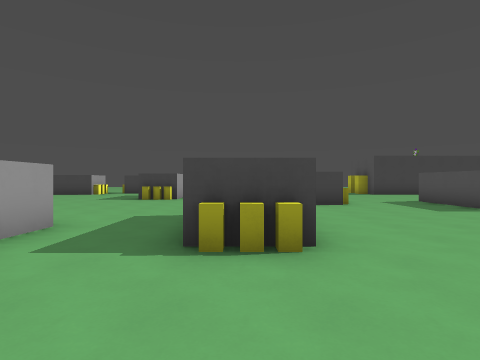
View 1 (above)

24 first-person views from a walk through a level from a Godot 3-D game. The camera is 1.5 m above the floor, looks level and sees 80° across. The floor is counted in squares, 2 m on a side. Each view is taken from the middle of a square. On the plan, view 1 faces up. The plan holds only what a view shows up to about 10 squares ahead; the rest is blank. The place goes on beyond the plan. Flat picture figures and markers are left out. Characters and animated objects are left out. Some surface patterns are stand-ins.

View 2
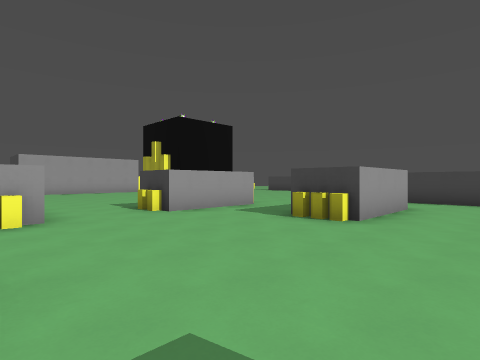

View 3
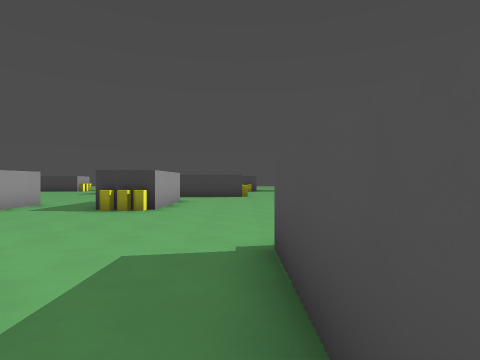

View 4
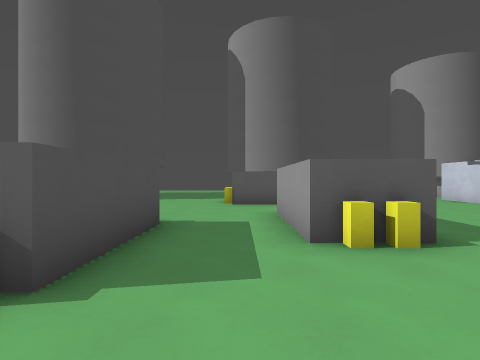

View 5
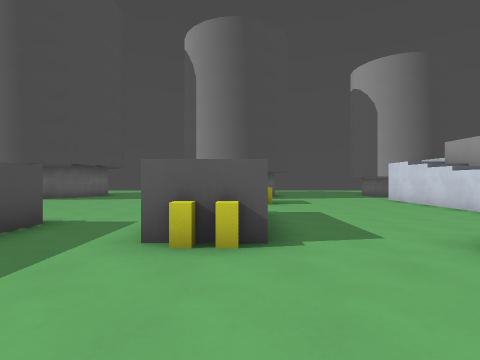

View 6
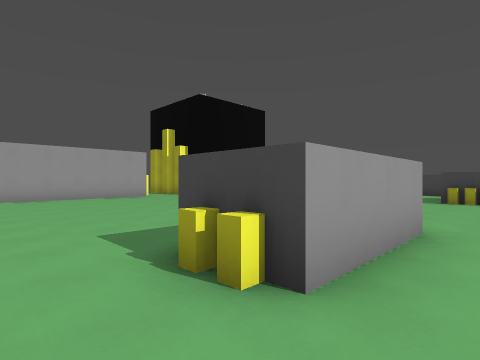

View 7
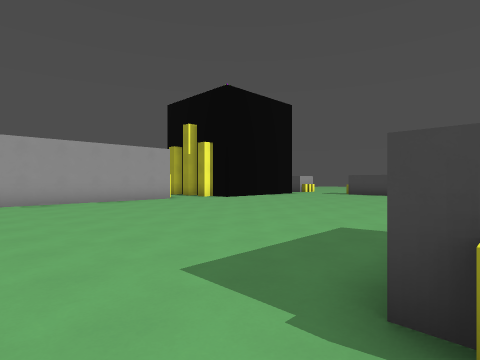

View 8
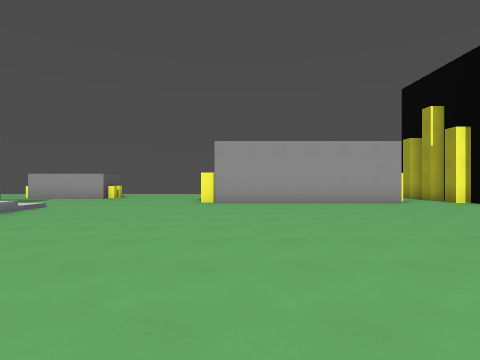

View 9
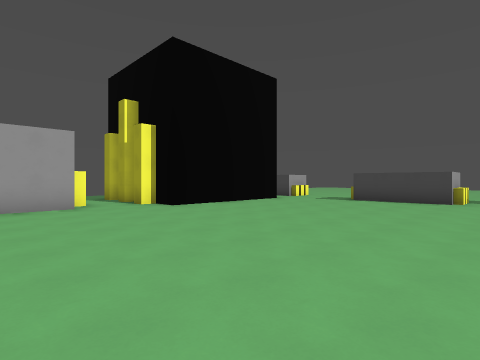

View 10
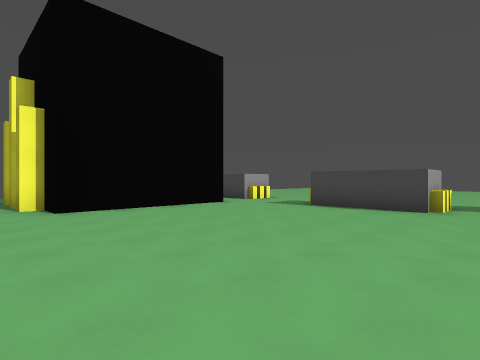

View 11
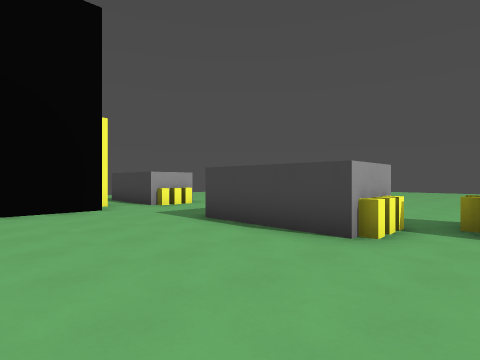

View 12
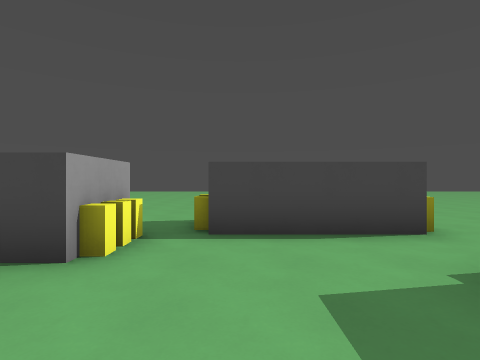

View 13
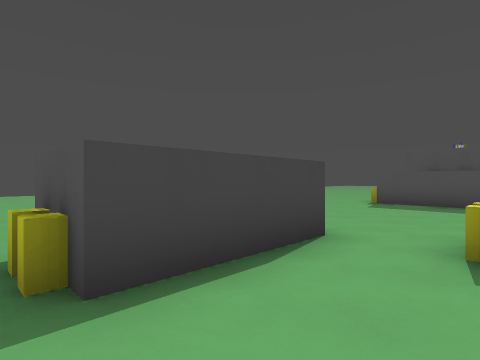

View 14
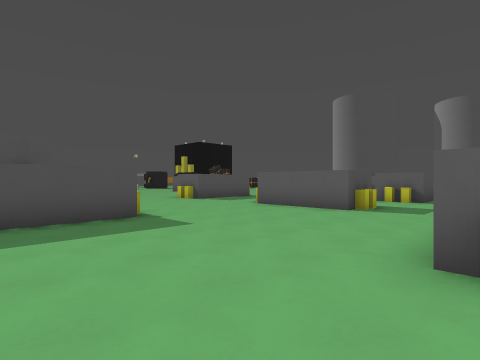

View 15
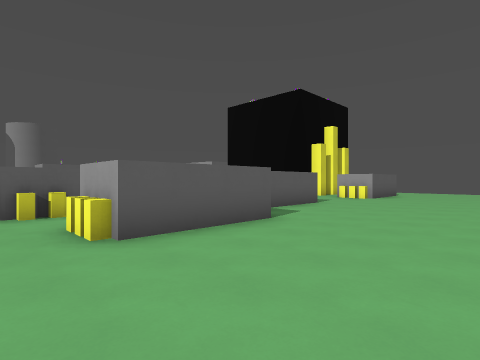

View 16
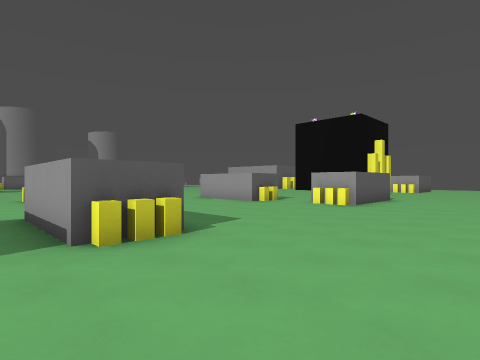

View 17
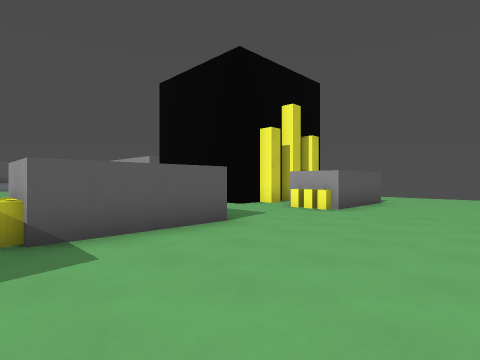

View 18
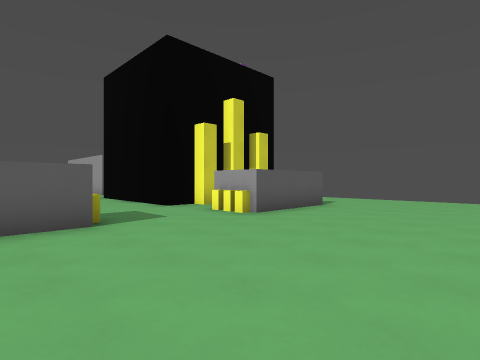

View 19
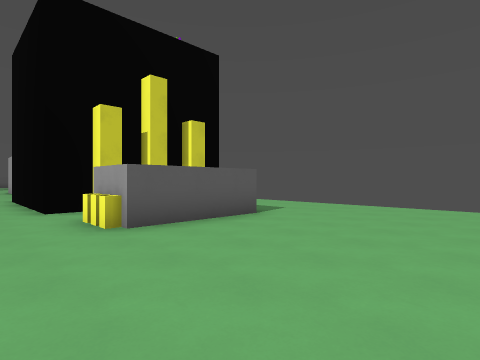

View 20
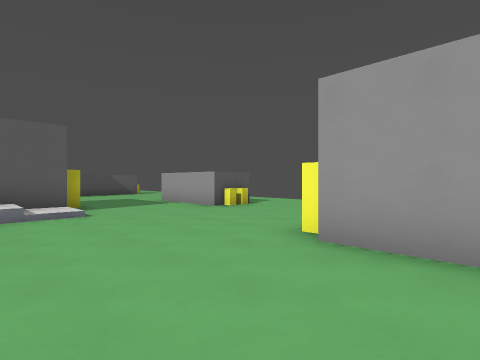

View 21
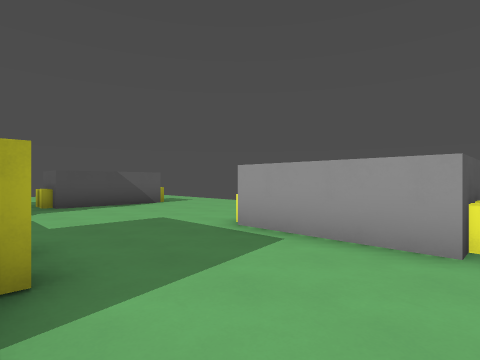

View 22
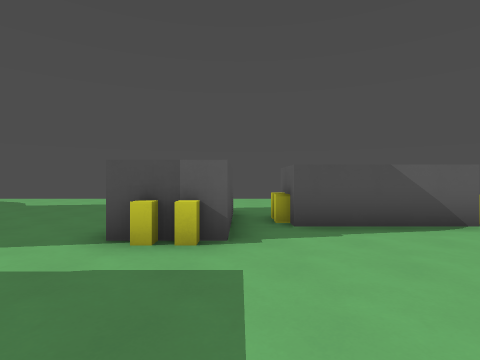

View 23
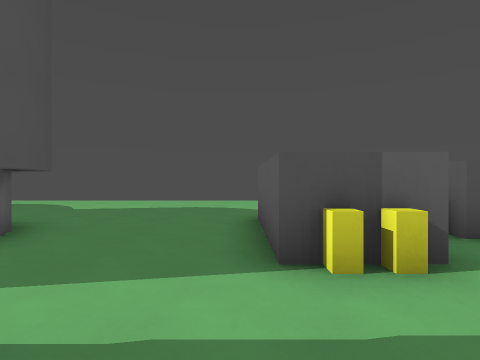

View 24
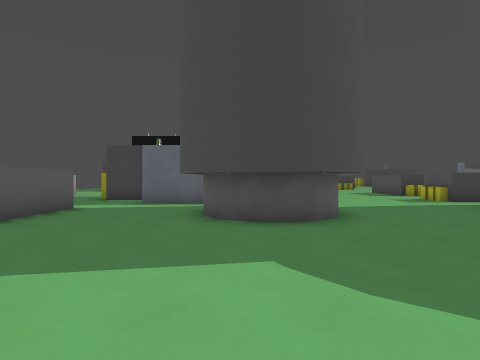

### Floor plan
Points are (right, up) in squares from view 1. A wall is a line through its corners. A room is listed if a view was taken in it or the views show most of it. See-through windows are left out.
Room 1 (views 1, 2, 4, 5, 6)
walls: (0.9, 3.2) (-0.7, 3.2); (0.9, 6.2) (0.9, 3); (-3, 2.6) (-3, 1.6); (3.1, 8.6) (0.1, 8.6); (3.4, -2.6) (3.4, -0.9); (-0.4, -2.4) (1.2, -2.4); (-3, -0.9) (-3, -1.5)
low walls: (0.9, 3) (0, 3)
ways out: opening at (-3.5, 0.5) to room 2; opening at (-1.5, -2.5) to room 2; opening at (-1.5, 3.5) to room 2; opening at (0, 7.5) to room 2; opening at (2.5, -3.5) to room 2; opening at (4.5, 9.5) to room 2
Room 2 (views 3, 7, 8, 9, 10, 11, 12, 13, 14, 15, 16, 17, 18, 19, 20, 21, 22, 23, 24)
walls: (-3, 1.6) (-4.6, 1.6); (-3, 4.8) (-3, 2.6); (-14.6, 0.2) (-14.6, -0.4); (-14.2, 6.2) (-14.2, 0.1); (-0.7, 5.2) (-0.7, 6.2) (0.4, 6.2); (-13.5, -6.4) (-13, -6.4); (1.2, -2.4) (1.2, -5.4); (-14.4, 8.6) (-14.4, 8.1) (-14.9, 8.1); (-15.6, 8.5) (-15.6, 8.1) (-16.1, 8.1); (0.1, 8.6) (0.1, 10.1) (3.1, 10.1); (-17.9, -4.4) (-16.4, -4.4) (-16.4, -7.5); (-2.9, 11.2) (-4, 11.2); (0.9, -7.7) (2.2, -7.7); (3.4, -4) (3.4, -2.6); (0.2, -9.2) (-0.8, -9.2); (-7.3, 14.6) (-10.6, 14.6); (-4, 14.2) (-2.4, 14.2); (-6, -13.1) (-6.4, -13.7) (-7.6, -14.2) (-8.6, -13.4) (-8.8, -12.8); (-6.2, -13.5) (-6.7, -13.9) (-7.7, -14); (-14.9, 14.2) (-14.4, 14.2) (-14.4, 13.5); (-7.1, -14) (-7.9, -13.9); (-7.3, -14.1) (-8.3, -13.7) (-8.7, -13.1); (-10.6, 16.1) (-7.6, 16.1) (-7.6, 14.6); (-13.9, -14.5) (-13.9, -11.5) (-12.3, -11.5) (-12.3, -14.5); (-13.9, 16.7) (-13.9, 15.2) (-16, 15.2); (-17.9, -12.6) (-14.9, -12.6) (-14.9, -14.1); (-3.4, 17.4) (-3.4, 15.9) (-6.4, 15.9) (-6.4, 17.4) (-3.2, 17.4); (2.6, 14.4) (2.6, 17.6); (-17, 16.7) (-13.6, 16.7); (2.6, 17.4) (4.1, 17.4); (4.1, 17.6) (4.1, 14.4)
low walls: (-3, 10.9) (-3.8, 10.9); (-7.3, 15.5) (-7.3, 14.6); (-13.6, 16.7) (-13.6, 15.8); (-3.2, 17.4) (-3.2, 16.5); (2.6, 17.6) (4.1, 17.6)
ways out: opening at (-3.5, 0.5) to room 1; opening at (-1.5, -2.5) to room 1; opening at (-1.5, 3.5) to room 1; opening at (0, 7.5) to room 1; opening at (2.5, -3.5) to room 1; opening at (4.5, 9.5) to room 1

Positions as (right, up) in squares from view 1, and headings:
1: (0, 0), facing up
2: (3, -2), facing up-left
3: (3, -4), facing up
4: (2, 1), facing down
5: (0, 1), facing down
6: (-2, 0), facing up-left
7: (-4, 0), facing up-left
8: (-5, 1), facing left
9: (-6, 4), facing up-left
10: (-6, 7), facing up-left
11: (-6, 11), facing up-left
12: (-6, 12), facing up
13: (-7, 14), facing up-right
14: (-3, 17), facing down-right
15: (-2, 21), facing down-left
16: (5, 21), facing down-left
17: (-7, 20), facing down-left
18: (-9, 21), facing down-left
19: (-12, 21), facing down-left
20: (-11, 2), facing down-left
21: (-13, -4), facing down-left
22: (-14, -8), facing down
23: (-12, -9), facing down
24: (-8, -19), facing up
